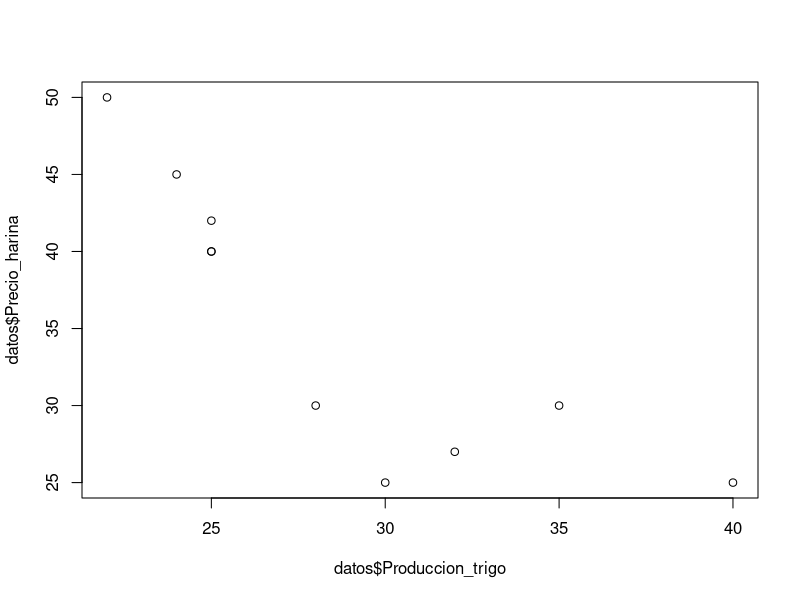
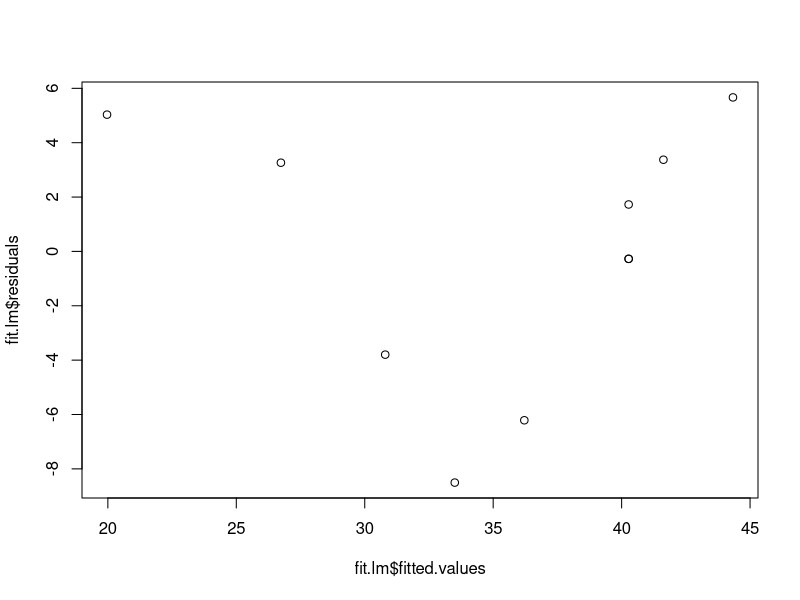
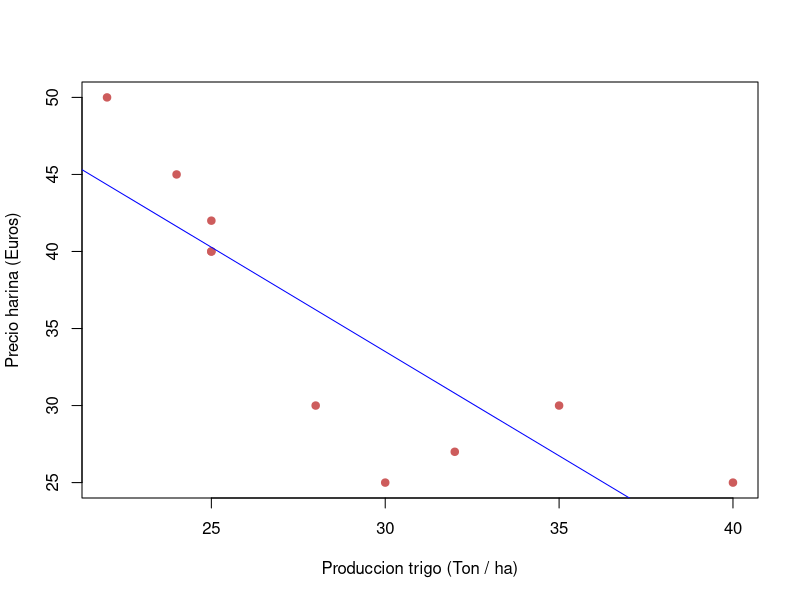

These figures' R source, in order:
#Regresión lineal 
#Ejercicio 1 
#Los datos de producción de trigo en toneladas (x) y el precio del kilo de harina en pesos (y)en la decada de los 80 en España fueron:
datos <- data.frame(
  Produccion_trigo = c(30, 28, 32, 25, 25, 25, 22, 24, 35, 40),
  Precio_harina = c(25, 30, 27, 40, 42, 40, 50, 45, 30, 25)
)

plot(datos$Produccion_trigo, datos$Precio_harina)
#Sumatoria de xi*yi
sum_xi_yi <- sum(datos$Produccion_trigo*datos$Precio_harina)
n <- length(datos$Produccion_trigo)
mean_x <- mean(datos$Produccion_trigo)
mean_y <-mean(datos$Precio_harina)

#La sumatoria siguiente no se realizo en clase
#Ejemplo:
#Sum de xi al cuadrado
sumxi2 <- sum(datos$Produccion_trigo^2)
b1 <- (sum_xi_yi - n * mean_x*mean_y)/ (sumxi2-n*mean_x^2)
b1


fit.lm <- lm(datos$Precio_harina ~ datos$Produccion_trigo)
summary(fit.lm)

anova(fit.lm)

#Residuales en el modelo lineal fit.lm
fit.lm$residuals
#Valores ajustados (y prima) en el modelo lineal
fit.lm$fitted.values

#Grafica de y-prima vs residuales
plot(fit.lm$fitted.values, fit.lm$residuals)

library(lmtest)
#Datos
x <- c(30, 28, 32, 25, 25, 25, 22, 24, 35, 40)

#Precio de la harina (y)
y <- c(25, 30, 27, 40, 42, 40, 50, 45, 30, 25)

# Modelo
m <- lm(y ~ x)

#Prueba de Breusch-Pagan (Varianza ~ x)
bptest(fit.lm)

#Lo que importa es el PValue(0.5641) me dice que cumplo o no con el criterio

#Agregar una columna con la recta usando Bo y B1
datos$recta <- 74.116 - 1.3537*datos$Produccion
#La formula es y (prima) = alfa + beta*primer valor de xi
datos$residuales <- datos$Precio - datos$recta
datos

#Estimar la varianza de los residuales 
sum(datos$residuales^2)

#Estimar la varianza de los residuales 
sum(datos$residuales^2)/8

plot(datos$Produccion_trigo, datos$Precio_harina,
     col= "indianred",
     xlab = "Produccion trigo (Ton / ha)",
     ylab = "Precio harina (Euros)",
     pch = 19,
     xec = 1.2)
abline(fit.lm, col = "blue")
